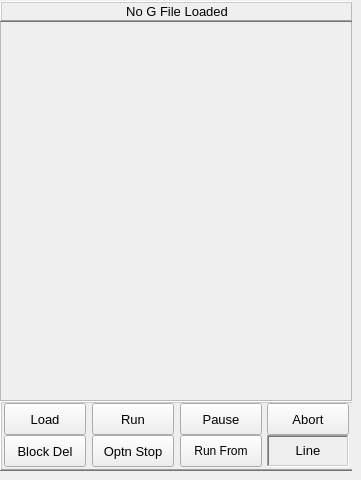
       <widget class="QWidget" name="panel_gcode">
        <widget class="QFrame" name="frame_gcode">
         <property name="geometry">
          <rect>
           <x>0</x>
           <y>1</y>
           <width>352</width>
           <height>470</height>
          </rect>
         </property>
         <property name="frameShape">
          <enum>QFrame::NoFrame</enum>
         </property>
         <property name="frameShadow">
          <enum>QFrame::Plain</enum>
         </property>
         <widget class="QFrame" name="frame_gcode_btns">
          <property name="geometry">
           <rect>
            <x>0</x>
            <y>400</y>
            <width>354</width>
            <height>70</height>
           </rect>
          </property>
          <property name="minimumSize">
           <size>
            <width>354</width>
            <height>70</height>
           </size>
          </property>
          <property name="maximumSize">
           <size>
            <width>354</width>
            <height>70</height>
           </size>
          </property>
          <property name="frameShape">
           <enum>QFrame::WinPanel</enum>
          </property>
          <property name="frameShadow">
           <enum>QFrame::Raised</enum>
          </property>
          <widget class="ActionButton" name="atbn_gcode_file_load">
           <property name="geometry">
            <rect>
             <x>4</x>
             <y>2</y>
             <width>82</width>
             <height>32</height>
            </rect>
           </property>
           <property name="minimumSize">
            <size>
             <width>82</width>
             <height>32</height>
            </size>
           </property>
           <property name="maximumSize">
            <size>
             <width>82</width>
             <height>32</height>
            </size>
           </property>
           <property name="font">
            <font>
             <pointsize>10</pointsize>
            </font>
           </property>
           <property name="text">
            <string>Load</string>
           </property>
           <property name="checkable">
            <bool>false</bool>
           </property>
           <property name="load_dialog_action" stdset="0">
            <bool>true</bool>
           </property>
           <property name="limits_override_action" stdset="0">
            <bool>false</bool>
           </property>
           <property name="block_delete_action" stdset="0">
            <bool>false</bool>
           </property>
          </widget>
          <widget class="ActionButton" name="abtn_gcode_run">
           <property name="geometry">
            <rect>
             <x>92</x>
             <y>2</y>
             <width>82</width>
             <height>32</height>
            </rect>
           </property>
           <property name="minimumSize">
            <size>
             <width>82</width>
             <height>32</height>
            </size>
           </property>
           <property name="maximumSize">
            <size>
             <width>82</width>
             <height>32</height>
            </size>
           </property>
           <property name="font">
            <font>
             <pointsize>10</pointsize>
            </font>
           </property>
           <property name="text">
            <string>Run</string>
           </property>
           <property name="checkable">
            <bool>false</bool>
           </property>
           <property name="run_action" stdset="0">
            <bool>true</bool>
           </property>
           <property name="limits_override_action" stdset="0">
            <bool>false</bool>
           </property>
           <property name="block_delete_action" stdset="0">
            <bool>false</bool>
           </property>
           <property name="optional_stop_action" stdset="0">
            <bool>false</bool>
           </property>
          </widget>
          <widget class="ActionButton" name="abtn_gcode_pause">
           <property name="geometry">
            <rect>
             <x>180</x>
             <y>2</y>
             <width>82</width>
             <height>32</height>
            </rect>
           </property>
           <property name="minimumSize">
            <size>
             <width>82</width>
             <height>32</height>
            </size>
           </property>
           <property name="maximumSize">
            <size>
             <width>82</width>
             <height>32</height>
            </size>
           </property>
           <property name="font">
            <font>
             <pointsize>10</pointsize>
            </font>
           </property>
           <property name="text">
            <string>Pause</string>
           </property>
           <property name="checkable">
            <bool>false</bool>
           </property>
           <property name="pause_action" stdset="0">
            <bool>true</bool>
           </property>
           <property name="limits_override_action" stdset="0">
            <bool>false</bool>
           </property>
           <property name="block_delete_action" stdset="0">
            <bool>false</bool>
           </property>
          </widget>
          <widget class="ActionButton" name="abtn_gcode_block_delete">
           <property name="geometry">
            <rect>
             <x>4</x>
             <y>34</y>
             <width>82</width>
             <height>32</height>
            </rect>
           </property>
           <property name="minimumSize">
            <size>
             <width>82</width>
             <height>32</height>
            </size>
           </property>
           <property name="maximumSize">
            <size>
             <width>82</width>
             <height>32</height>
            </size>
           </property>
           <property name="font">
            <font>
             <pointsize>10</pointsize>
            </font>
           </property>
           <property name="text">
            <string>Block Del</string>
           </property>
           <property name="checkable">
            <bool>false</bool>
           </property>
           <property name="limits_override_action" stdset="0">
            <bool>false</bool>
           </property>
           <property name="block_delete_action" stdset="0">
            <bool>true</bool>
           </property>
          </widget>
          <widget class="ActionButton" name="abtn_gcode_option_stop">
           <property name="geometry">
            <rect>
             <x>92</x>
             <y>34</y>
             <width>82</width>
             <height>32</height>
            </rect>
           </property>
           <property name="minimumSize">
            <size>
             <width>82</width>
             <height>32</height>
            </size>
           </property>
           <property name="maximumSize">
            <size>
             <width>82</width>
             <height>32</height>
            </size>
           </property>
           <property name="font">
            <font>
             <pointsize>10</pointsize>
            </font>
           </property>
           <property name="text">
            <string>Optn Stop</string>
           </property>
           <property name="checkable">
            <bool>false</bool>
           </property>
           <property name="limits_override_action" stdset="0">
            <bool>false</bool>
           </property>
           <property name="block_delete_action" stdset="0">
            <bool>false</bool>
           </property>
           <property name="optional_stop_action" stdset="0">
            <bool>true</bool>
           </property>
          </widget>
          <widget class="ActionButton" name="abtn_gcode_abort">
           <property name="geometry">
            <rect>
             <x>267</x>
             <y>2</y>
             <width>82</width>
             <height>32</height>
            </rect>
           </property>
           <property name="minimumSize">
            <size>
             <width>82</width>
             <height>32</height>
            </size>
           </property>
           <property name="maximumSize">
            <size>
             <width>82</width>
             <height>32</height>
            </size>
           </property>
           <property name="font">
            <font>
             <pointsize>10</pointsize>
            </font>
           </property>
           <property name="text">
            <string>Abort</string>
           </property>
           <property name="checkable">
            <bool>false</bool>
           </property>
           <property name="abort_action" stdset="0">
            <bool>true</bool>
           </property>
           <property name="limits_override_action" stdset="0">
            <bool>false</bool>
           </property>
           <property name="block_delete_action" stdset="0">
            <bool>false</bool>
           </property>
          </widget>
          <widget class="StatusLabel" name="lab_active_gcode_line">
           <property name="geometry">
            <rect>
             <x>267</x>
             <y>34</y>
             <width>82</width>
             <height>32</height>
            </rect>
           </property>
           <property name="minimumSize">
            <size>
             <width>82</width>
             <height>32</height>
            </size>
           </property>
           <property name="maximumSize">
            <size>
             <width>82</width>
             <height>32</height>
            </size>
           </property>
           <property name="font">
            <font>
             <pointsize>10</pointsize>
            </font>
           </property>
           <property name="frameShape">
            <enum>QFrame::WinPanel</enum>
           </property>
           <property name="frameShadow">
            <enum>QFrame::Sunken</enum>
           </property>
           <property name="text">
            <string>Line</string>
           </property>
           <property name="textFormat">
            <enum>Qt::RichText</enum>
           </property>
           <property name="alignment">
            <set>Qt::AlignCenter</set>
           </property>
           <property name="feed_override_status" stdset="0">
            <bool>false</bool>
           </property>
           <property name="spindle_override_status" stdset="0">
            <bool>false</bool>
           </property>
           <property name="current_feedrate_status" stdset="0">
            <bool>false</bool>
           </property>
           <property name="current_FPU_status" stdset="0">
            <bool>false</bool>
           </property>
           <property name="actual_spindle_speed_status" stdset="0">
            <bool>true</bool>
           </property>
          </widget>
          <widget class="PushButton" name="pbtn_gcode_run_from_line">
           <property name="geometry">
            <rect>
             <x>180</x>
             <y>34</y>
             <width>82</width>
             <height>32</height>
            </rect>
           </property>
           <property name="text">
            <string>Run From</string>
           </property>
          </widget>
         </widget>
         <widget class="QFrame" name="frame_gcode_editor">
          <property name="geometry">
           <rect>
            <x>0</x>
            <y>0</y>
            <width>352</width>
            <height>400</height>
           </rect>
          </property>
          <property name="frameShape">
           <enum>QFrame::StyledPanel</enum>
          </property>
          <property name="frameShadow">
           <enum>QFrame::Raised</enum>
          </property>
          <widget class="StatusLabel" name="lab_gcode_file_name">
           <property name="geometry">
            <rect>
             <x>0</x>
             <y>0</y>
             <width>354</width>
             <height>21</height>
            </rect>
           </property>
           <property name="minimumSize">
            <size>
             <width>354</width>
             <height>21</height>
            </size>
           </property>
           <property name="maximumSize">
            <size>
             <width>272</width>
             <height>20</height>
            </size>
           </property>
           <property name="font">
            <font>
             <pointsize>10</pointsize>
            </font>
           </property>
           <property name="frameShape">
            <enum>QFrame::WinPanel</enum>
           </property>
           <property name="frameShadow">
            <enum>QFrame::Raised</enum>
           </property>
           <property name="text">
            <string>No G File Loaded</string>
           </property>
           <property name="alignment">
            <set>Qt::AlignCenter</set>
           </property>
           <property name="gcodes_status" stdset="0">
            <bool>false</bool>
           </property>
           <property name="mcodes_status" stdset="0">
            <bool>false</bool>
           </property>
           <property name="tool_comment_status" stdset="0">
            <bool>false</bool>
           </property>
           <property name="filename_status" stdset="0">
            <bool>true</bool>
           </property>
          </widget>
          <widget class="GcodeDisplay" name="gcode_display">
           <property name="geometry">
            <rect>
             <x>0</x>
             <y>21</y>
             <width>352</width>
             <height>379</height>
            </rect>
           </property>
           <property name="minimumSize">
            <size>
             <width>352</width>
             <height>379</height>
            </size>
           </property>
           <property name="maximumSize">
            <size>
             <width>352</width>
             <height>379</height>
            </size>
           </property>
          </widget>
         </widget>
        </widget>
       </widget>
